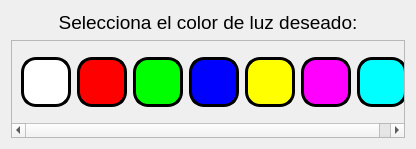
<?xml version="1.0" encoding="UTF-8"?>
<ui version="4.0">
 <class>Dialog</class>
 <widget class="QDialog" name="Dialog">
  <property name="windowModality">
   <enum>Qt::NonModal</enum>
  </property>
  <property name="geometry">
   <rect>
    <x>0</x>
    <y>0</y>
    <width>416</width>
    <height>149</height>
   </rect>
  </property>
  <property name="mouseTracking">
   <bool>false</bool>
  </property>
  <property name="acceptDrops">
   <bool>false</bool>
  </property>
  <property name="windowTitle">
   <string/>
  </property>
  <property name="windowOpacity">
   <double>1.000000000000000</double>
  </property>
  <property name="autoFillBackground">
   <bool>false</bool>
  </property>
  <property name="windowFilePath">
   <string/>
  </property>
  <property name="inputMethodHints">
   <set>Qt::ImhNone</set>
  </property>
  <property name="sizeGripEnabled">
   <bool>false</bool>
  </property>
  <property name="modal">
   <bool>true</bool>
  </property>
  <layout class="QVBoxLayout" name="verticalLayout">
   <item>
    <widget class="QLabel" name="label">
     <property name="font">
      <font>
       <pointsize>14</pointsize>
      </font>
     </property>
     <property name="layoutDirection">
      <enum>Qt::LeftToRight</enum>
     </property>
     <property name="text">
      <string>Selecciona el color de luz deseado:</string>
     </property>
     <property name="alignment">
      <set>Qt::AlignCenter</set>
     </property>
    </widget>
   </item>
   <item>
    <widget class="QScrollArea" name="scrollArea">
     <property name="frameShape">
      <enum>QFrame::StyledPanel</enum>
     </property>
     <property name="frameShadow">
      <enum>QFrame::Raised</enum>
     </property>
     <property name="widgetResizable">
      <bool>true</bool>
     </property>
     <widget class="QWidget" name="scrollAreaWidgetContents">
      <property name="geometry">
       <rect>
        <x>0</x>
        <y>0</y>
        <width>406</width>
        <height>83</height>
       </rect>
      </property>
      <layout class="QHBoxLayout" name="horizontalLayout_2">
       <item>
        <layout class="QHBoxLayout" name="horizontalLayout">
         <item>
          <widget class="QPushButton" name="btn_0">
           <property name="minimumSize">
            <size>
             <width>50</width>
             <height>50</height>
            </size>
           </property>
           <property name="styleSheet">
            <string notr="true">border :3px solid black;
border-radius: 15px;
background-color: rgb(255,255,255);</string>
           </property>
           <property name="text">
            <string/>
           </property>
          </widget>
         </item>
         <item>
          <widget class="QPushButton" name="btn_1">
           <property name="minimumSize">
            <size>
             <width>50</width>
             <height>50</height>
            </size>
           </property>
           <property name="styleSheet">
            <string notr="true">border :3px solid black;
border-radius: 15px;
background-color: rgb(255, 0, 0);</string>
           </property>
           <property name="text">
            <string/>
           </property>
          </widget>
         </item>
         <item>
          <widget class="QPushButton" name="btn_2">
           <property name="minimumSize">
            <size>
             <width>50</width>
             <height>50</height>
            </size>
           </property>
           <property name="styleSheet">
            <string notr="true">border :3px solid black;
border-radius: 15px;
background-color: rgb(0,255, 0);</string>
           </property>
           <property name="text">
            <string/>
           </property>
          </widget>
         </item>
         <item>
          <widget class="QPushButton" name="btn_3">
           <property name="minimumSize">
            <size>
             <width>50</width>
             <height>50</height>
            </size>
           </property>
           <property name="styleSheet">
            <string notr="true">border :3px solid black;
border-radius: 15px;
background-color: rgb(0,0,255);</string>
           </property>
           <property name="text">
            <string/>
           </property>
          </widget>
         </item>
         <item>
          <widget class="QPushButton" name="btn_4">
           <property name="minimumSize">
            <size>
             <width>50</width>
             <height>50</height>
            </size>
           </property>
           <property name="styleSheet">
            <string notr="true">border :3px solid black;
border-radius: 15px;
background-color: rgb(255,255, 0);</string>
           </property>
           <property name="text">
            <string/>
           </property>
          </widget>
         </item>
         <item>
          <widget class="QPushButton" name="btn_5">
           <property name="minimumSize">
            <size>
             <width>50</width>
             <height>50</height>
            </size>
           </property>
           <property name="styleSheet">
            <string notr="true">border :3px solid black;
border-radius: 15px;
background-color: rgb(255, 0, 255);</string>
           </property>
           <property name="text">
            <string/>
           </property>
          </widget>
         </item>
         <item>
          <widget class="QPushButton" name="btn_6">
           <property name="minimumSize">
            <size>
             <width>50</width>
             <height>50</height>
            </size>
           </property>
           <property name="styleSheet">
            <string notr="true">border :3px solid black;
border-radius: 15px;
background-color: rgb(0,255,255);</string>
           </property>
           <property name="text">
            <string/>
           </property>
          </widget>
         </item>
        </layout>
       </item>
      </layout>
     </widget>
    </widget>
   </item>
  </layout>
 </widget>
 <resources>
  <include location="../../IMAG.qrc"/>
 </resources>
 <connections/>
</ui>
